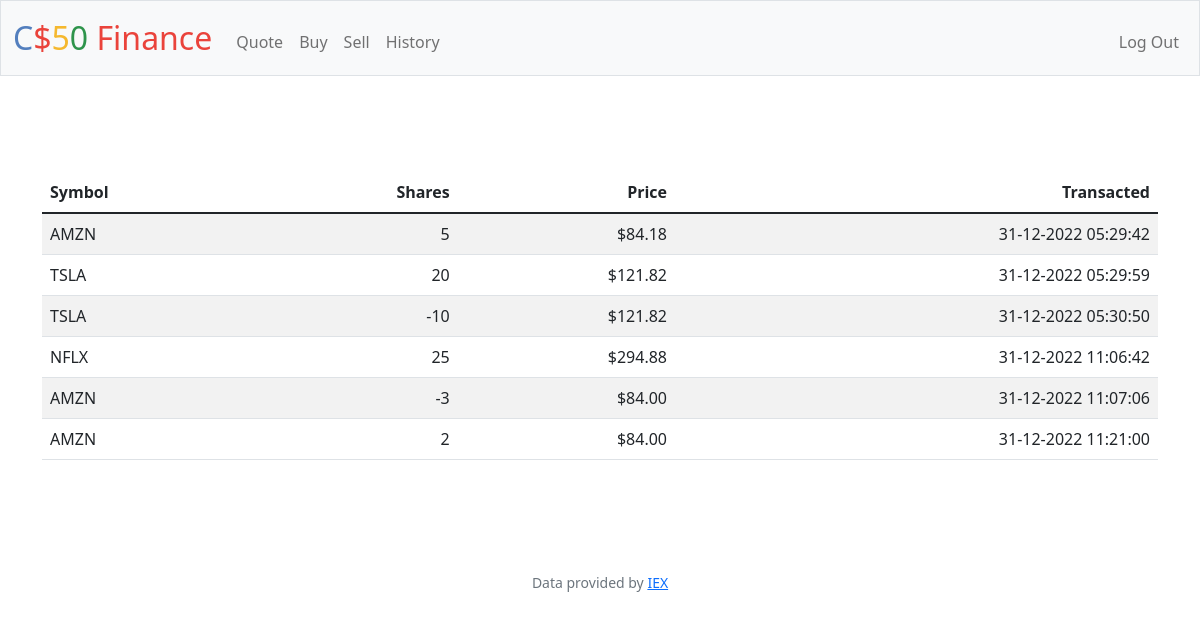
Before: /history (signed in) with the older database file.
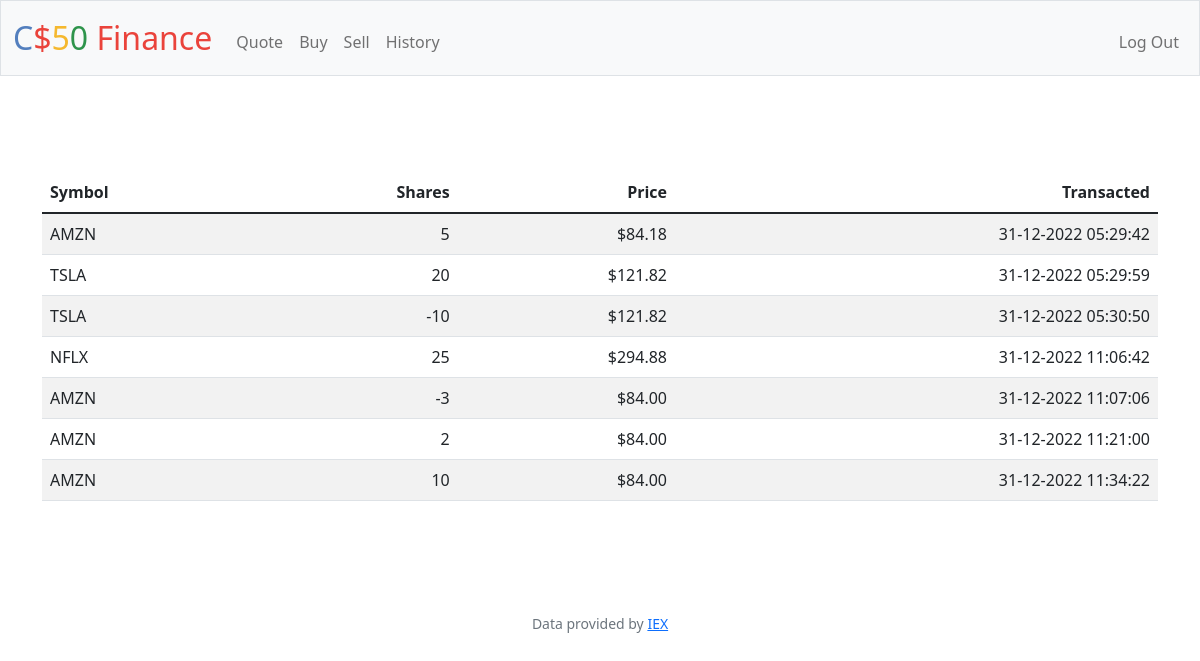
After: the same page with the newer database file.
### tables this page shows
CREATE TABLE transactions (
    id INTEGER PRIMARY KEY AUTOINCREMENT NOT NULL,
    user_id INTEGER NOT NULL,
    symbol TEXT NOT NULL,
    name TEXT NOT NULL,
    amount INTEGER NOT NULL,
    price NUMERIC NOT NULL,
    current_price NUMERIC NOT NULL,
    total NUMERIC NOT NULL,
    time TEXT NOT NULL,
    FOREIGN KEY(user_id) REFERENCES users(id)
);

### app.py (the view)
@app.route("/history")
@login_required
def history():
    rows = db.execute("SELECT * FROM transactions WHERE user_id = ?", session["user_id"])
    return render_template("history.html", rows=rows)

### app.py (called while the page is built)
@app.after_request
def after_request(response):
    response.headers["Cache-Control"] = "no-cache, no-store, must-revalidate"
    response.headers["Expires"] = 0
    response.headers["Pragma"] = "no-cache"
    return response

### helpers.py (called while the page is built)
def login_required(f):
    @wraps(f)
    def decorated_function(*args, **kwargs):
        if session.get("user_id") is None:
            return redirect("/login")
        return f(*args, **kwargs)
    return decorated_function

def usd(value):
    return f"${value:,.2f}"

### templates/history.html (shortened to what this page needs)
{% extends "layout.html" %}
{% block main %}
    <main class="container py-5 text-center">
        <table class="table table-striped">
            <thead>
                <tr>
                    <th class="text-start">Symbol</th>
                    <th class="text-end">Shares</th>
                    <th class="text-end">Price</th>
                    <th class="text-end">Transacted</th>
                </tr>
            </thead>
            <tbody>
                {% for row in rows %}
                    <tr>
                        <td class="text-start">{{ row.symbol }}</td>
                        <td class="text-end">{{ row.amount }}</td>
                        <td class="text-end">{{ row.price | usd }}</td>
                        <td class="text-end">{{ row.time }}</td>
                    </tr>
                {% endfor %}
            </tbody>
        </table>
    </main>
{% endblock %}

### templates/layout.html (shortened to what this page needs)
<!DOCTYPE html>
<html lang="en">
    <head>
        <link href="https://cdn.jsdelivr.net/npm/bootstrap@5.1.3/dist/css/bootstrap.min.css" rel="stylesheet">
        <link href="/static/styles.css" rel="stylesheet">
    </head>
    <body>
        <nav class="bg-light border navbar navbar-expand-md navbar-light">
            <div class="container-fluid">
                <a class="navbar-brand" href="/"><span class="blue">C</span><span class="red">$</span><span class="yellow">5</span><span class="green">0</span> <span class="red">Finance</span></a>
                <div class="collapse navbar-collapse" id="navbar">
                    {% if session["user_id"] %}
                        <ul class="navbar-nav me-auto mt-2">
                            <li class="nav-item"><a class="nav-link" href="/quote">Quote</a></li>
                            <li class="nav-item"><a class="nav-link" href="/buy">Buy</a></li>
                            <li class="nav-item"><a class="nav-link" href="/sell">Sell</a></li>
                            <li class="nav-item"><a class="nav-link" href="/history">History</a></li>
                        </ul>
                        <ul class="navbar-nav ms-auto mt-2">
                            <li class="nav-item"><a class="nav-link" href="/logout">Log Out</a></li>
                        </ul>
                    {% else %}
                        <ul class="navbar-nav ms-auto mt-2">
                            <li class="nav-item"><a class="nav-link" href="/register">Register</a></li>
                            <li class="nav-item"><a class="nav-link" href="/login">Log In</a></li>
                        </ul>
                    {% endif %}
                </div>
            </div>
        </nav>
        <main class="container-fluid py-5 text-center">
            {% block main %}{% endblock %}
        </main>
        <footer class="mb-5 small text-center text-muted">
            Data provided by <a href="https://iexcloud.io/">IEX</a>
        </footer>
    </body>
</html>

### static/styles.css (style rules this page uses)
nav .navbar-brand { font-size: xx-large; }
nav .navbar-brand .blue { color: #537fbe; }
nav .navbar-brand .red { color: #ea433b; }
nav .navbar-brand .yellow { color: #f5b82e; }
nav .navbar-brand .green { color: #2e944b; }

Changed rows visible on the page:
added transactions: symbol "AMZN", amount "10", price "$84.00", time "31-12-2022 11:34:22"
